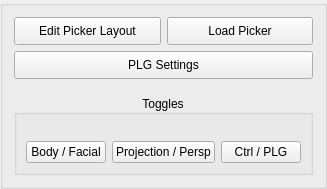
           <widget class="QGroupBox" name="groupBox_23">
            <property name="title">
             <string/>
            </property>
            <layout class="QGridLayout" name="gridLayout_23">
             <item row="1" column="0" colspan="2">
              <widget class="QPushButton" name="editPlg_btn">
               <property name="minimumSize">
                <size>
                 <width>0</width>
                 <height>28</height>
                </size>
               </property>
               <property name="maximumSize">
                <size>
                 <width>16777215</width>
                 <height>28</height>
                </size>
               </property>
               <property name="accessibleName">
                <string>minorAction</string>
               </property>
               <property name="text">
                <string>PLG Settings</string>
               </property>
              </widget>
             </item>
             <item row="0" column="0">
              <widget class="QPushButton" name="pickerLayBtn">
               <property name="minimumSize">
                <size>
                 <width>0</width>
                 <height>28</height>
                </size>
               </property>
               <property name="maximumSize">
                <size>
                 <width>250</width>
                 <height>28</height>
                </size>
               </property>
               <property name="accessibleName">
                <string>majorAction</string>
               </property>
               <property name="text">
                <string>Edit Picker Layout</string>
               </property>
              </widget>
             </item>
             <item row="0" column="1">
              <widget class="QPushButton" name="loadPickerBtn">
               <property name="minimumSize">
                <size>
                 <width>0</width>
                 <height>28</height>
                </size>
               </property>
               <property name="maximumSize">
                <size>
                 <width>16777215</width>
                 <height>28</height>
                </size>
               </property>
               <property name="accessibleName">
                <string>infoAction</string>
               </property>
               <property name="text">
                <string>Load Picker</string>
               </property>
              </widget>
             </item>
             <item row="3" column="0" colspan="2">
              <widget class="QGroupBox" name="pickGlobTop_gbx">
               <property name="title">
                <string>Toggles</string>
               </property>
               <property name="alignment">
                <set>Qt::AlignCenter</set>
               </property>
               <layout class="QHBoxLayout" name="horizontalLayout_5">
                <property name="topMargin">
                 <number>26</number>
                </property>
                <item>
                 <widget class="QPushButton" name="bodyFacialTgl_btn">
                  <property name="maximumSize">
                   <size>
                    <width>16777215</width>
                    <height>25</height>
                   </size>
                  </property>
                  <property name="accessibleName">
                   <string/>
                  </property>
                  <property name="text">
                   <string>Body / Facial</string>
                  </property>
                 </widget>
                </item>
                <item>
                 <widget class="QPushButton" name="projCam_btn">
                  <property name="maximumSize">
                   <size>
                    <width>16777215</width>
                    <height>25</height>
                   </size>
                  </property>
                  <property name="accessibleName">
                   <string/>
                  </property>
                  <property name="text">
                   <string>Projection / Persp</string>
                  </property>
                 </widget>
                </item>
                <item>
                 <widget class="QPushButton" name="toggleGuides_btn">
                  <property name="maximumSize">
                   <size>
                    <width>16777215</width>
                    <height>25</height>
                   </size>
                  </property>
                  <property name="accessibleName">
                   <string/>
                  </property>
                  <property name="text">
                   <string>Ctrl / PLG</string>
                  </property>
                 </widget>
                </item>
               </layout>
              </widget>
             </item>
             <item row="2" column="0" colspan="2">
              <spacer name="verticalSpacer_6">
               <property name="orientation">
                <enum>Qt::Vertical</enum>
               </property>
               <property name="sizeType">
                <enum>QSizePolicy::Fixed</enum>
               </property>
               <property name="sizeHint" stdset="0">
                <size>
                 <width>20</width>
                 <height>10</height>
                </size>
               </property>
              </spacer>
             </item>
            </layout>
           </widget>
